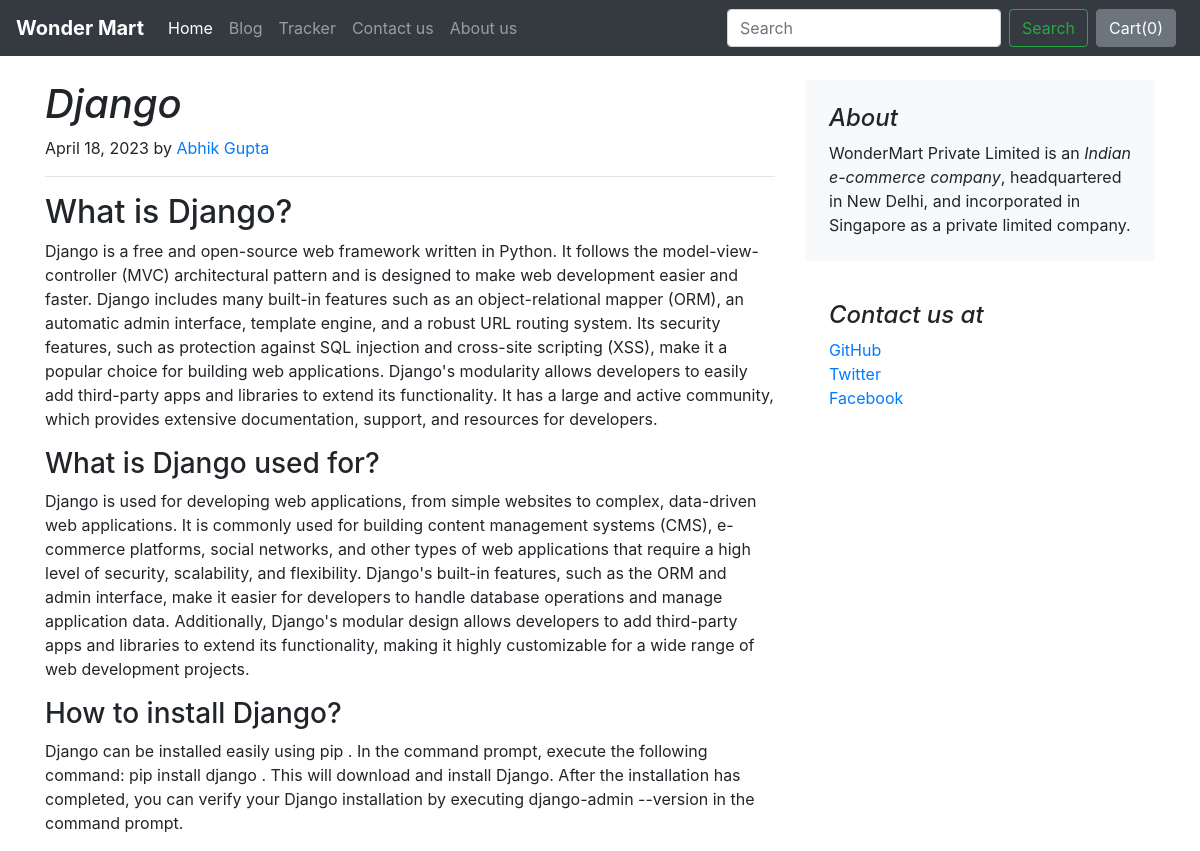
The app's page /blog/blogpost/4 with its own data.
### blog/models.py (models this page shows)
class Blogpost(models.Model):
    post_id = models.AutoField(primary_key=True)
    title = models.CharField(max_length=50, default="")
    heading0 = models.CharField(max_length=500, default="")
    content_heading0 = models.CharField(max_length=5000, default="")
    heading1 = models.CharField(max_length=500, default="")
    content_heading1 = models.CharField(max_length=5000, default="")
    heading2 = models.CharField(max_length=500, default="")
    content_heading2 = models.CharField(max_length=5000, default="")
    publishing_date = models.DateField()
    author = models.CharField(max_length=100, default="")
    thumbnail = models.ImageField(upload_to='blog/images', default="")
    def __str__(self):
        return self.title

### blog/views.py (the view)
# urls.py: path('blogpost/<int:id>', views.blogpost, name='blogPost')
def blogpost(request, id):
    post = Blogpost.objects.filter(post_id=id)[0]
    print(post)
    return render(request, 'blog/blogpost.html', {'post':post})

### blog/templates/blog/blogpost.html (shortened to what this page needs)
{% extends 'blog/basic.html' %}
{% block body %}
    <div class="container">
        <div class="row mt-4">
            <div class="col-md-8 blog-main">
                <h1 class="font-italic">{{ post.title }}</h1>
                <p class="blog-post-meta">{{ post.publishing_date }} by <a href="#">{{ post.author }}</a></p>
                <hr>
                <div class="blog-post">
                    <h2 class="blog-post-title">{{ post.heading0 }}</h2>
                    <p>{{ post.content_heading0 }}</p>
                    <h3>{{ post.heading1 }}</h3>
                    <p>{{ post.content_heading1 }}</p>
                    <h3>{{ post.heading2 }}</h3>
                    <p>{{ post.content_heading2 }}</p>
                </div>
            </div>
            <aside class="col-md-4 blog-sidebar">
                <div class="p-4 mb-3 bg-light rounded">
                    <h4 class="font-italic">About</h4>
                    <p class="mb-0">WonderMart Private Limited is an <em>Indian e-commerce company</em>, headquartered in New Delhi, and incorporated in Singapore as a private limited company.</p>
                </div>
                <div class="p-4">
                    <h4 class="font-italic">Contact us at</h4>
                    <ol class="list-unstyled">
                        <li><a href="#">GitHub</a></li>
                        <li><a href="#">Twitter</a></li>
                        <li><a href="#">Facebook</a></li>
                    </ol>
                </div>
            </aside>
        </div>
    </div>
{% endblock %}

### records on screen
Blogpost: title "Django", publishing_date "April 18, 2023", author "Abhik Gupta", heading0 "What is Django?", content_heading0 "Django is a free and open-source web framework written in Python. It follows the model-view-controller (MVC) architectural pattern and is designed to make web development easier and faster. Django includes many built-in features such as an object-relational mapper (ORM), an automatic admin interface, template engine, and a robust URL routing system. Its security features, such as protection against SQL injection and cross-site scripting (XSS), make it a popular choice for building web applications. Django's modularity allows developers to easily add third-party apps and libraries to extend its functionality. It has a large and active community, which provides extensive documentation,…", heading1 "What is Django used for?", content_heading1 "Django is used for developing web applications, from simple websites to complex, data-driven web applications. It is commonly used for building content management systems (CMS), e-commerce platforms, social networks, and other types of web applications that require a high level of security, scalability, and flexibility. Django's built-in features, such as the ORM and admin interface, make it easier for developers to handle database operations and manage application data. Additionally, Django's modular design allows developers to add third-party apps and libraries to extend its functionality, making it highly customizable for a wide range of web development projects.", heading2 "How to install Django?", content_heading2 "Django can be installed easily using pip . In the command prompt, execute the following command: pip install django . This will download and install Django. After the installation has completed, you can verify your Django installation by executing django-admin --version in the command prompt."
